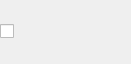
<?xml version="1.0" encoding="UTF-8"?>
<ui version="4.0">
 <class>PluginBucketLancher</class>
 <widget class="QWidget" name="PluginBucketLancher">
  <property name="geometry">
   <rect>
    <x>0</x>
    <y>0</y>
    <width>131</width>
    <height>64</height>
   </rect>
  </property>
  <property name="minimumSize">
   <size>
    <width>131</width>
    <height>56</height>
   </size>
  </property>
  <property name="maximumSize">
   <size>
    <width>131</width>
    <height>64</height>
   </size>
  </property>
  <property name="windowTitle">
   <string>Form</string>
  </property>
  <property name="accessibleName">
   <string notr="true">__normal</string>
  </property>
  <property name="styleSheet">
   <string notr="true">QCheckBox#__launch::indicator {
	image: url(:/pluginBucket/simple/library_normal);
}
QCheckBox#__launch::indicator::checked {
	image: url(:/pluginBucket/simple/library_down);
}
</string>
  </property>
  <layout class="QHBoxLayout" name="horizontalLayout">
   <property name="spacing">
    <number>0</number>
   </property>
   <property name="leftMargin">
    <number>0</number>
   </property>
   <property name="topMargin">
    <number>0</number>
   </property>
   <property name="rightMargin">
    <number>0</number>
   </property>
   <property name="bottomMargin">
    <number>0</number>
   </property>
   <item>
    <widget class="QCheckBox" name="__launch">
     <property name="text">
      <string/>
     </property>
    </widget>
   </item>
  </layout>
 </widget>
 <resources>
  <include location="pluginBucket.qrc"/>
 </resources>
 <connections/>
</ui>
